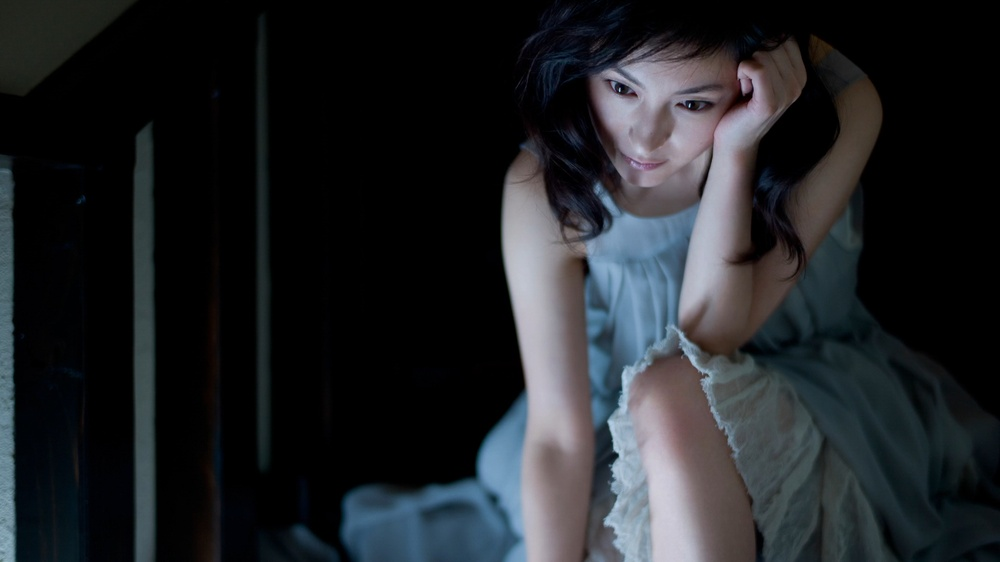
#> input picture 37.jpg, 1000 x 562 px, shrunk from 1920 x 1080 before the run
$ python autolevel.py
#> lines starting #> are read from the running program, lines starting #| are printed output that depends on the picture
# -*- coding: utf-8 -*-
import numpy as np
import cv2


def ComputeMinLevel(hist, pnum):
    index = np.add.accumulate(hist)
    return np.argwhere(index>pnum * 8.3 * 0.01)[0][0]


def ComputeMaxLevel(hist, pnum):
    hist_0 = hist[::-1]
    Iter_sum = np.add.accumulate(hist_0)
    index = np.argwhere(Iter_sum > (pnum * 2.2 * 0.01))[0][0]
    return 255-index


def LinearMap(minlevel, maxlevel):
    if (minlevel >= maxlevel):
        return []
    else:
        index = np.array(list(range(256)))
        screenNum = np.where(index<minlevel,0,index)
        screenNum = np.where(screenNum> maxlevel,255,screenNum)
        for i in range(len(screenNum)):
            if screenNum[i]> 0 and screenNum[i] < 255:
                screenNum[i] = (i - minlevel) / (maxlevel - minlevel) * 255
        return screenNum


def CreateNewImg(img):
    h, w, d = img.shape
    newimg = np.zeros([h, w, d])
    for i in range(d):
        imghist = np.bincount(img[:, :, i].reshape(1, -1)[0])
        minlevel = ComputeMinLevel(imghist,  h * w)
        maxlevel = ComputeMaxLevel(imghist, h * w)
        screenNum = LinearMap(minlevel, maxlevel)
        if (screenNum.size == 0):
            continue
        for j in range(h):
            newimg[j, :, i] = screenNum[img[j, :, i]]
    return newimg

#曝光调整函数
def gamma_trans(img,gamma):#gamma函数处理
    gamma_table=[np.power(x/255.0,gamma)*255.0 for x in range(256)]#建立映射表
    gamma_table=np.round(np.array(gamma_table)).astype(np.uint8)#颜色值为整数
    return cv2.LUT(img,gamma_table)#图片颜色查表。另外可以根据光强（颜色）均匀化原则设计自适应算法。

def contrast_bright(img, c, b):
    h, w, ch = img.shape
    blank = np.zeros([h, w, ch], img.dtype)
    dst = cv2.addWeighted(img, c, blank, 1-c, b)
    return dst

if __name__ == '__main__':

    img = cv2.imread('./37.jpg')
#> img is the input picture: shape (562, 1000, 3); mean B, G, R 38.8, 35.5, 32.8
    # [9 lines of commented-out code are left out]
    newimg=contrast_bright(img, 0.8, -20) #, 1为不变，0为亮度不变
#> in contrast_bright, `dst = cv2.addWeighted(img, c, blank, 1-c, b)`:
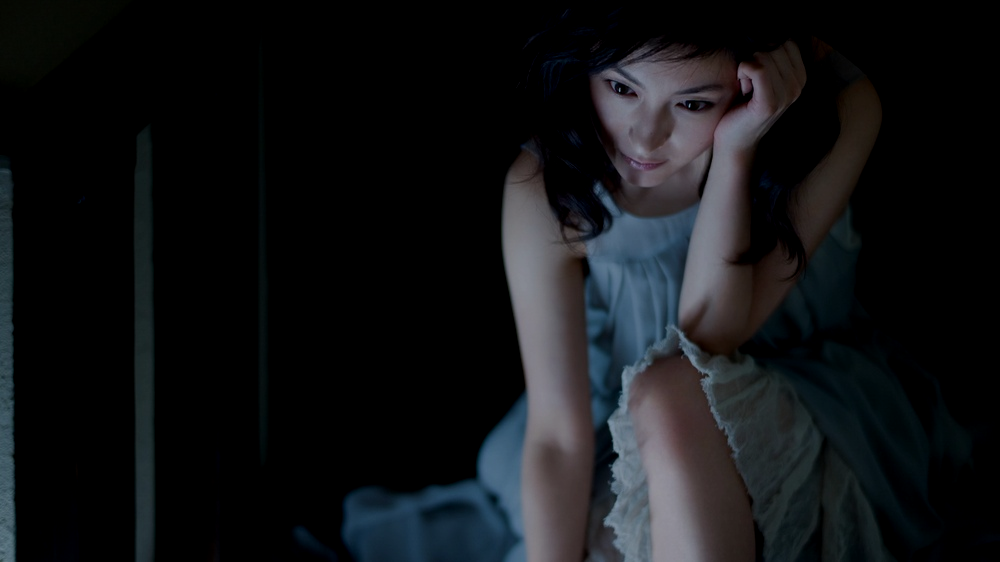
#> dst: shape (562, 1000, 3); mean B, G, R 21.9, 19.7, 18
    cv2.imshow('original_img', img)
    cv2.imshow('new_img', newimg / 255)
    cv2.waitKey(0)
    cv2.destroyAllWindows()

$ run again, with 0002.JPG copied over 37.jpg
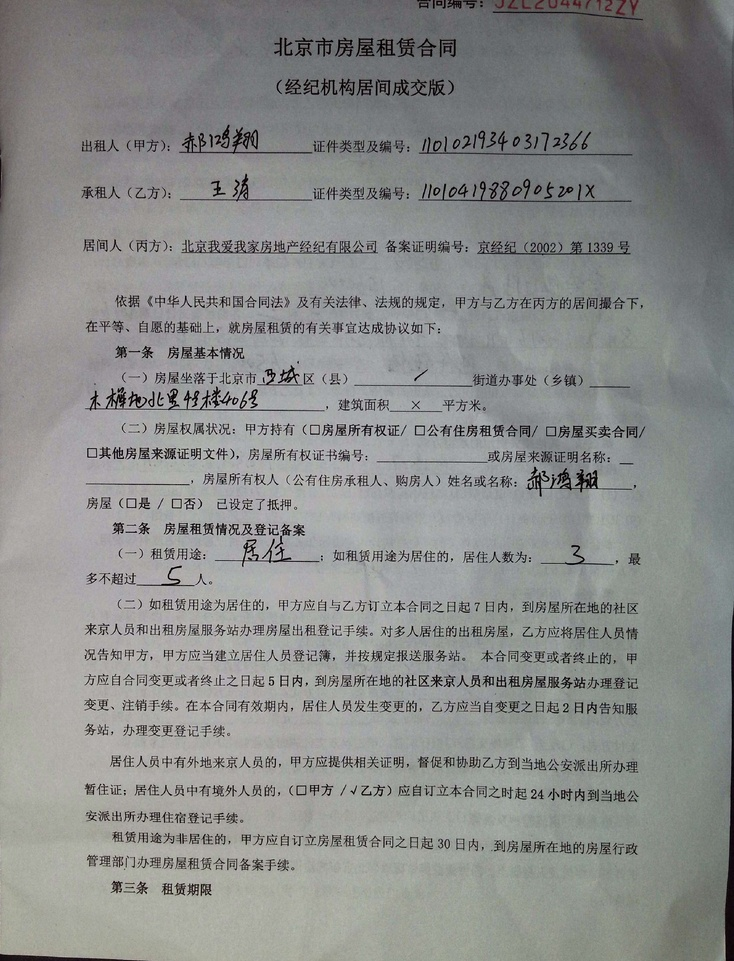
#> input picture 0002.JPG, 734 x 961 px, shrunk from 2606 x 3409 before the run
#> img is the input picture: shape (961, 734, 3); mean B, G, R 138.9, 140.3, 138.8
#> in contrast_bright, `dst = cv2.addWeighted(img, c, blank, 1-c, b)`:
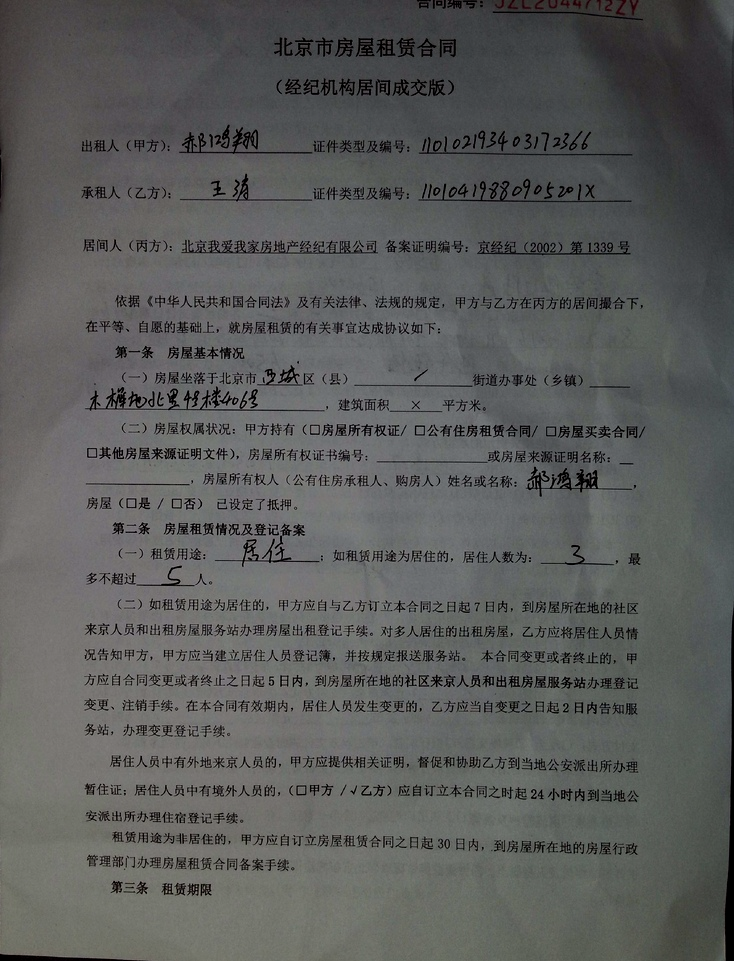
#> dst: shape (961, 734, 3); mean B, G, R 91.2, 92.3, 91.2
